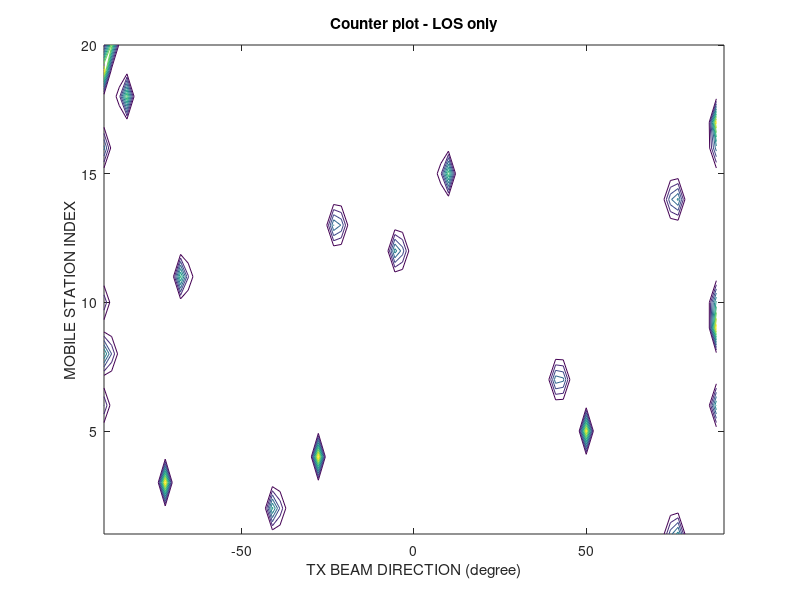
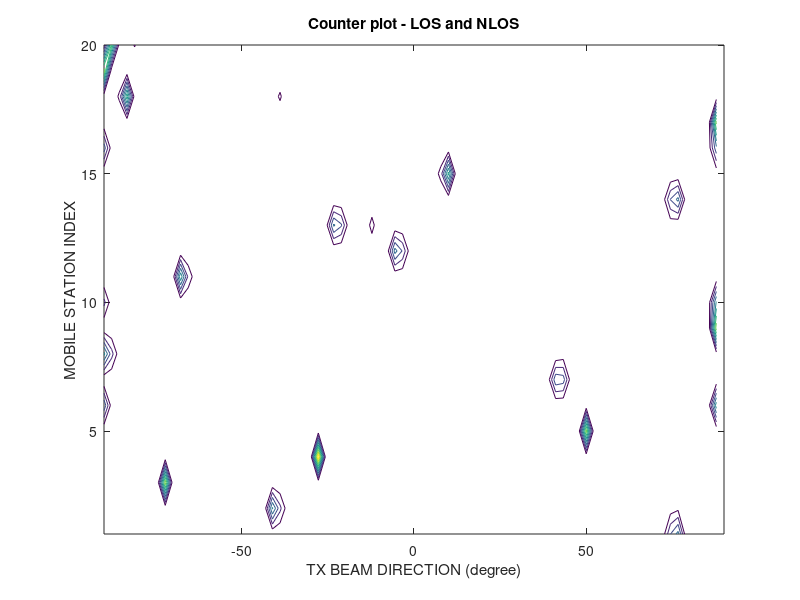
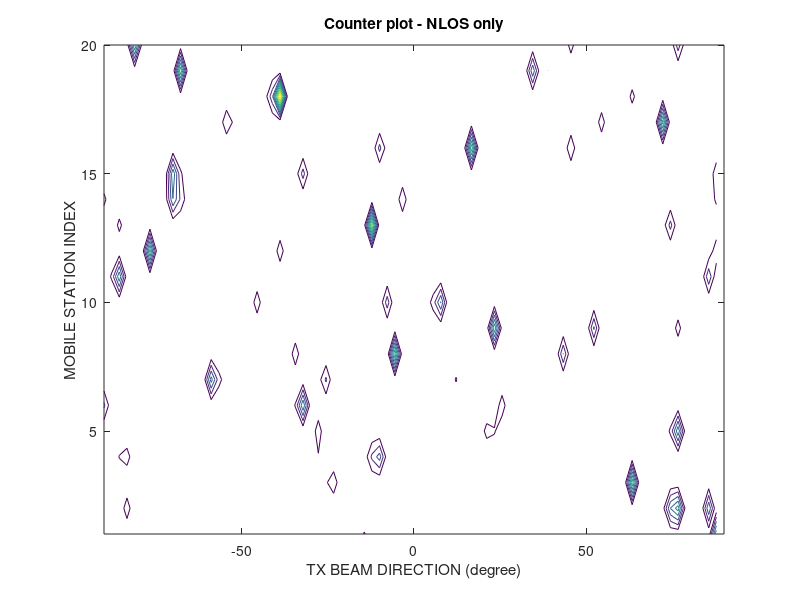
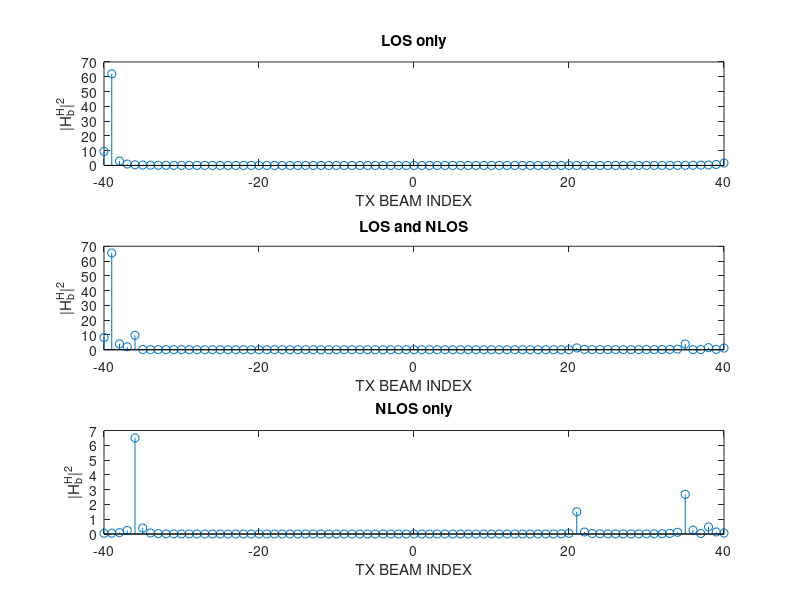

Source code (MATLAB) for these figures, in order:
clc
clear

Nt = 81; Nr = 2;  % Number of antenna at Tx and Rx
K = 20; % Number of user
L = 5; % Number of path
PL = [1, 0.1, 0.3, 0.2, 0.15]; % Path losses

phi = rand(K, L)*pi - pi/2; % K users' azimuth in radian in [-pi/2, pi/2]
phi_degree = phi*180/pi;
theta = 0.5*sin(phi);
U = zeros(Nt, Nt);
I = zeros(Nt, 1);
a = zeros(Nt, L);
beta = zeros(L, 1);

% % Parameters for path loss model
% % 28GHz, TX height=7, Rx height=1.5
% alpha = 75.85; % in dB
% beta_bar = 3.73;
% d = 100; % TRSep
% PL_dB = alpha + 3.73*10*log(d);
% PL = 10^(-PL_dB/10);

% Beam index set
for l=1:Nt
    I(l) = (l-1) - (Nt-1)/2;
end

% Channel matrix
H_LOS = [];
H_NLOS = [];
H = [];

for k = 1:K
    for l = 1:L
        beta(l) = PL(l)*exp(-1i*2*pi*rand(1));
    end
    for n = 1:Nt
        for l = 1:L
            a(n, l) = exp(-1i*2*pi*theta(k,l)*I(n));
        end
    end
    h_k_LOS = beta(1)*a(:, 1);
    H_LOS = horzcat(H_LOS, h_k_LOS);
    h_k_NLOS = zeros(Nt, 1);
    for i = 2:L
        h_k_NLOS = h_k_NLOS + beta(i)*a(:, i);
    end
    H_NLOS = horzcat(H_NLOS, h_k_NLOS);
    H = H_LOS + H_NLOS;
end

% DFT matrix
for i = 1:Nt
    for j = 1:Nt
        U(i,j) = exp(-1i*2*pi*I(i)*I(j)/Nt)/sqrt(Nt);
    end
end

% Beamspace channel
H_b_LOS = ctranspose(U)*H_LOS; % LOS only
H_b_LOS_power = abs(ctranspose(H_b_LOS)).^2;

H_b = ctranspose(U)*H; % LOS and NLOS
H_b_power = abs(ctranspose(H_b)).^2;

H_b_NLOS = ctranspose(U)*H_NLOS; % NLOS only
H_b_NLOS_power = abs(ctranspose(H_b_NLOS)).^2;


figure(1)
contour(-90/Nt+180/Nt*I, 1:K, H_b_LOS_power);
title('Counter plot - LOS only');
xlabel('TX BEAM DIRECTION (degree)');
ylabel('MOBILE STATION INDEX');
axis([-90, 90 -inf, inf]);

figure(2)
contour(-90/Nt+180/Nt*I, 1:K, H_b_power);
title('Counter plot - LOS and NLOS');
xlabel('TX BEAM DIRECTION (degree)');
ylabel('MOBILE STATION INDEX');
axis([-90, 90 -inf, inf]);

figure(3)
contour(-90/Nt+180/Nt*I, 1:K, H_b_NLOS_power);
title('Counter plot - NLOS only');
xlabel('TX BEAM DIRECTION (degree)');
ylabel('MOBILE STATION INDEX');
axis([-90, 90 -inf, inf]);

figure(4)
for i=1:K
    subplot(3, 1, 1);
    stem(I, H_b_LOS_power(i, :));
    title('LOS only');
    xlabel('TX BEAM INDEX');
    ylabel('|H_b^H|^2');
    
    subplot(3, 1, 2);
    stem(I, H_b_power(i, :));
    title('LOS and NLOS');
    xlabel('TX BEAM INDEX');
    ylabel('|H_b^H|^2');
    
    subplot(3, 1, 3);
    stem(I, H_b_NLOS_power(i, :));
    title('NLOS only');
    xlabel('TX BEAM INDEX');
    ylabel('|H_b^H|^2');
    hold off
end





% for i = 1:K
%     polarplot(-pi/2:pi/(Nt-1):pi/2, H_b_LOS_power(i, :));
%     hold on
% %     stem(I, H_b_power(i, :));
% end
%rlim([0.5 0])
